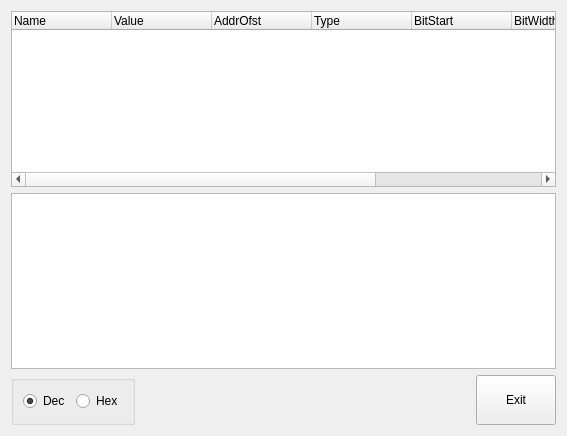
<?xml version="1.0" encoding="UTF-8"?>
<ui version="4.0">
 <class>FpgaDialogSettingRnNet</class>
 <widget class="QWidget" name="FpgaDialogSettingRnNet">
  <property name="geometry">
   <rect>
    <x>0</x>
    <y>0</y>
    <width>567</width>
    <height>436</height>
   </rect>
  </property>
  <property name="windowTitle">
   <string>Form</string>
  </property>
  <layout class="QVBoxLayout" name="verticalLayout">
   <item>
    <widget class="QTreeWidget" name="treeWidget">
     <column>
      <property name="text">
       <string>Name</string>
      </property>
     </column>
     <column>
      <property name="text">
       <string>Value</string>
      </property>
     </column>
     <column>
      <property name="text">
       <string>AddrOfst</string>
      </property>
     </column>
     <column>
      <property name="text">
       <string>Type</string>
      </property>
     </column>
     <column>
      <property name="text">
       <string>BitStart</string>
      </property>
     </column>
     <column>
      <property name="text">
       <string>BitWidth</string>
      </property>
     </column>
     <column>
      <property name="text">
       <string>Operation</string>
      </property>
     </column>
     <column>
      <property name="text">
       <string>Note</string>
      </property>
     </column>
    </widget>
   </item>
   <item>
    <widget class="QTableView" name="tableView"/>
   </item>
   <item>
    <layout class="QHBoxLayout" name="horizontalLayout">
     <item>
      <widget class="QGroupBox" name="groupBox">
       <property name="title">
        <string/>
       </property>
       <layout class="QHBoxLayout" name="horizontalLayout_2">
        <item>
         <widget class="QRadioButton" name="rbtn_dec">
          <property name="text">
           <string>Dec</string>
          </property>
          <property name="checked">
           <bool>true</bool>
          </property>
         </widget>
        </item>
        <item>
         <widget class="QRadioButton" name="rbtn_hex">
          <property name="text">
           <string>Hex</string>
          </property>
         </widget>
        </item>
       </layout>
      </widget>
     </item>
     <item>
      <spacer name="horizontalSpacer">
       <property name="orientation">
        <enum>Qt::Horizontal</enum>
       </property>
       <property name="sizeHint" stdset="0">
        <size>
         <width>40</width>
         <height>20</height>
        </size>
       </property>
      </spacer>
     </item>
     <item>
      <widget class="QPushButton" name="btn_exit">
       <property name="minimumSize">
        <size>
         <width>0</width>
         <height>50</height>
        </size>
       </property>
       <property name="text">
        <string>Exit</string>
       </property>
      </widget>
     </item>
    </layout>
   </item>
  </layout>
 </widget>
 <resources/>
 <connections/>
</ui>
